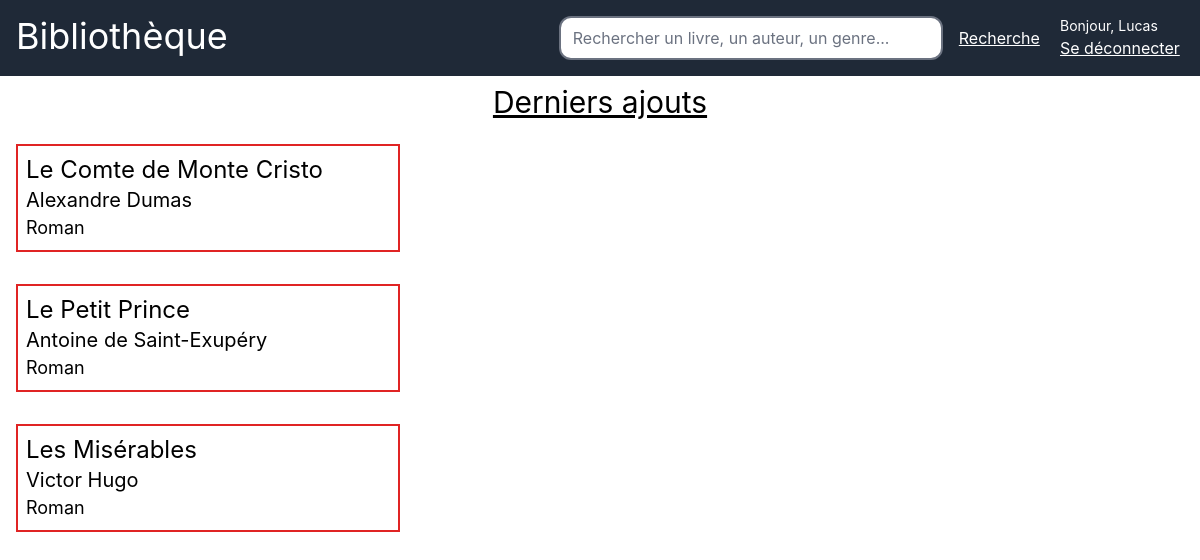
Page /last_books.php (signed in) on the committed database.
### tables this page shows
CREATE TABLE `livre` (
  `id_livre` int(10) NOT NULL,
  `nom_livre` varchar(255) DEFAULT NULL,
  `genre_livre` varchar(255) DEFAULT NULL,
  `auteur_livre` varchar(255) DEFAULT NULL,
  `annee_livre` int(10) DEFAULT NULL,
  `tome_livre` int(10) DEFAULT NULL,
  `etat_livre` varchar(255) NOT NULL DEFAULT 'Disponible',
  `date_retour` date DEFAULT (curdate() + interval 7 day),
  `date_emprunt` date DEFAULT curdate()
);

### src/last_books.php (the view, shortened to what this page needs)
<?php
require_once "includes/dbh.inc.php";
$query_last_books = "SELECT * FROM livre ORDER BY id_livre DESC LIMIT 5";
$stmt_last_books = $pdo->prepare($query_last_books);
$stmt_last_books->execute();
$last_books = $stmt_last_books->fetchAll();
?>
<!DOCTYPE html>
<html lang="en">
<head>
    <link rel="stylesheet" href="output.css">
    <link href="https://cdnjs.cloudflare.com/ajax/libs/flowbite/2.3.0/flowbite.min.css" rel="stylesheet" />
</head>
<body class="text-black">
    <header class="flex bg-gray-800 text-white p-4">
        <div class="flex w-full">
            <a href="index.php">
                <h1 class="text-4xl flex justify-center items-center"> Bibliothèque </h1>
            </a>
        </div>
        <div class="flex w-full justify-end items-center">
            <form class="flex" action="search_book.php" method="post">
                <input class="w-96 border-2 text-black rounded-xl border-black" type="text" name="key" placeholder="Rechercher un livre, un auteur, un genre...">
                <button class="mx-4 underline hover:font-bold" type="submit" name="submit">Recherche</button>
            </form>
        </div>
        <div class="flex w-72 justify-center items-center">
            <div class="flex flex-col">
                <?php
                if (isset($_SESSION["user_username"])) {
                    echo '<form action="includes/logout.inc.php" method="post">';
                    echo '<h1 class="font-title text-sm">' .   "Bonjour, " . $_SESSION["user_username"] . '</h1>';
                    echo '<button type="submit" class="underline hover:font-bold">Se déconnecter</button>';
                    echo '</form>';
                } else {
                    echo '<a class="flex underline hover:text-red-600  justify-center items-center" href="includes/users/login.php">Connexion</a>';
                }
                ?>
            </div>
        </div>
    </header>
    <div class="flex flex-col w-auto h-auto">
        <h1 class=" flex justify-center items-center text-3xl py-2 w-auto underline">Derniers ajouts</h1>
        <div class="flex flex-col">
            <?php
            foreach ($last_books as $book) {
                echo '<div class="flex m-4 p-2 w-96 border-2 border-red-600 flex-col">';
                echo '<h1 class="text-2xl">' . $book["nom_livre"] . '</h1>';
                echo '<h1 class="text-xl">' . $book["auteur_livre"] . '</h1>';
                echo '<h1 class="text-lg">' . $book["genre_livre"] . '</h1>';
                echo '</div>';
            }
            ?>
        </div>
    </div>
</body>
</html>

### rows in the picture
livre: nom_livre "Le Comte de Monte Cristo", auteur_livre "Alexandre Dumas", genre_livre "Roman"
livre: nom_livre "Le Petit Prince", auteur_livre "Antoine de Saint-Exupéry", genre_livre "Roman"
livre: nom_livre "Les Misérables", auteur_livre "Victor Hugo", genre_livre "Roman"

### other values in the picture
$_SESSION["user_username"] "Lucas"
